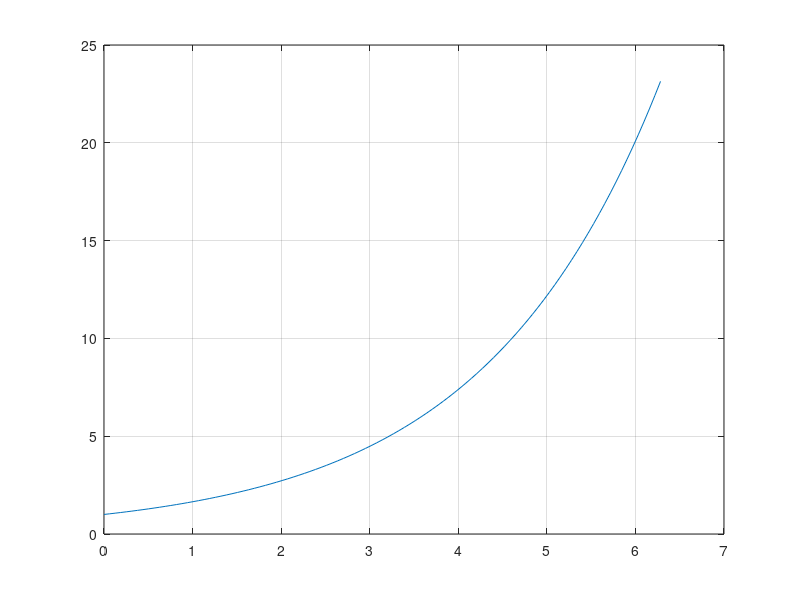

The MATLAB source for this figure: (Note: this script raises an error after producing the figure.)
t = [0:100] * (2*pi/100);
y1 = exp(t/2);
plot(t,y1);
grid on;

%% test handle variables
clear testfunc
testfunc.fc = CoulombFrictionParas(Coulombstruct);
testfunc.fc.w = CoulombFrictionW([1;1], Nx);




function F = testgf(x, p)
    fc = p.fc;

    kn = fc.kn; % 
    xn0 = fc.xn0; 
    mu = fc.mu; % 
    kt = fc.kt; % 
    w = fc.w;

    w = w + 1;
    
    fc.w = w;

    F = w;
end
%%
tic
testF = g(rand(256,17), 0);
toc
%%
clc
disp(['dt   ','nsteps   ','max(dtA) ','max(expm(dtA))    ', 'max(abs(eig(expm(dtA))))    ', 'max(abs(eigEuler))  ', 'max(abs(eigRK2))', 'ImpEular']);
clear J
J = finite_diff_jac(@(x) g(x, params.func).F, xp);
J = [zeros(5,17);
      zeros(12,5), J];
J = -M \ J;
Jg = [zeros(17,17), zeros(17,17);
      J, zeros(17,17)];
for i  = 0:8
    nsteps = 100 * 10^i;
    % nsteps = 100 * 80;
    testdt = T / nsteps;
    testdtA = testdt * A;
    R = expm(testdtA) + testdt * expm(testdtA) * Jg;
    e = eig(R);
    eA = eig((eye(34) - testdt * A));
    RK2R = testdt * A + testdt^2 / 2 * A^2 + eye(34);
    ImpR = inv(eye(34) - testdt*(A + Jg));
    eImpR = eig(ImpR);
    maxe = max(abs(e));
    maxeE = max(abs(eA));
    maxeRK2 = max(abs(eig(RK2R)));
    disp([testdt, nsteps, max(max(abs(testdtA))), max(max(abs(R))), maxe, maxeE, maxeRK2, max(abs(eImpR))]);
end
%% 
t = -1:0.001:1;
y = sqrt(abs(t));
plot(t,y)
%%
a_1 = 11/6;
a0 = -3;
a1 = 3/2;
a2 = -1/3;
f1 = a_1 + a0 + a1 + a2;
f2 = a0 + 2*a1 + 3*a2;
f3 = a0 + 4*a1 + 9*a2;
f4 = a0 + 8*a1 + 27*a2;